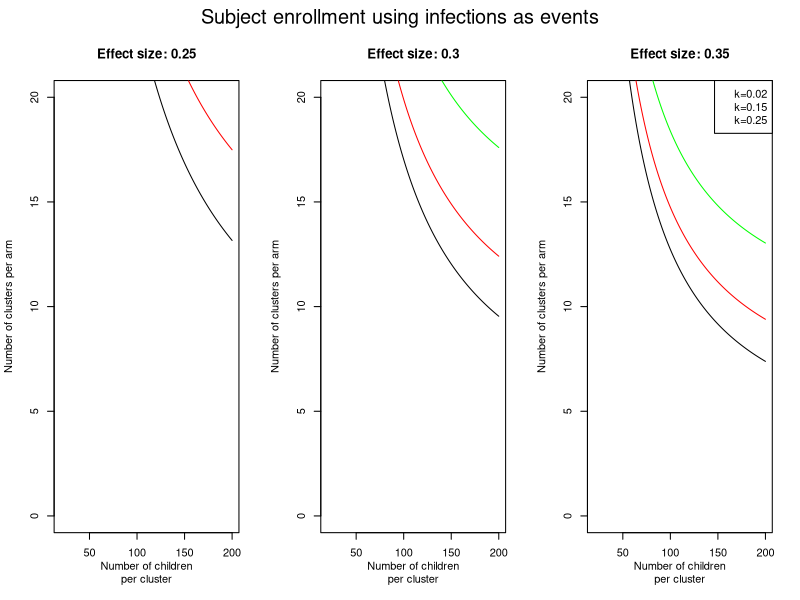
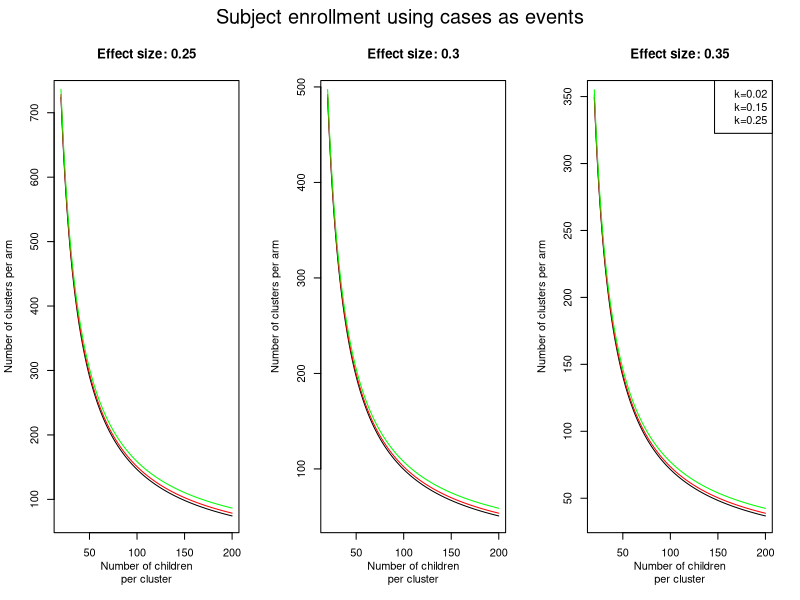

These charts were generated, in order, by the following R code:

# Do power calculation ----------------------------------------------------

run.sscalc <- function(z_a2, z_b, pi_0, treatment_effect, k, nr.percluster) {

  # pi_0 = proportion of population experiencing primary & second infection during trial at baseline
  # pi_a = proportion of population experiencing primary & second infection during trial in intervention group
  # k is between cluster variation coefficient
  
  pi_a <- pi_0 * (1-treatment_effect)
  
  clusters_perarm <- 2 + 
                    (z_a2 + z_b)^2 * 
                    ((pi_0 * (1-pi_0)/nr.percluster) + (pi_a * (1-pi_a)/nr.percluster) + k^2*(pi_0^2 + pi_a^2)) / (pi_0 - pi_a)^2 
  
  #clusters_perarm <- ceiling(clusters_perarm)
  # print(clusters_perarm)
  return(clusters_perarm)
}

cl.perarm.inf <- run.sscalc(z_a2=1.96, z_b=0.84, pi_0=0.091, treatment_effect = 0.3, k=0.15, nr.percluster = 100)
cl.perarm.cases <- run.sscalc(z_a2=1.96, z_b=0.84, pi_0=0.015, treatment_effect = 0.3, k=0.15, nr.percluster = 20:200)

effectsizes <- c(0.25,0.3,0.35)
k_vec <- c(0.02,0.15,0.25)

cl.perarm.inf_k1_e1 <- run.sscalc(z_a2=1.96, z_b=0.84, pi_0=0.091, 
                                  treatment_effect = effectsizes[1], k = k_vec[1], 
                                  nr.percluster = 20:200)
cl.perarm.inf_k2_e1 <- run.sscalc(z_a2=1.96, z_b=0.84, pi_0=0.091, 
                                  treatment_effect = effectsizes[1], k = k_vec[2], 
                                  nr.percluster = 20:200)
cl.perarm.inf_k3_e1 <- run.sscalc(z_a2=1.96, z_b=0.84, pi_0=0.091, 
                                  treatment_effect = effectsizes[1], k = k_vec[3], 
                                  nr.percluster = 20:200)

layout(matrix(1:3, ncol=3, byrow=T))
par(oma=c(0,0,2,0))

plot(x=20:200, y=cl.perarm.inf_k1_e1, type="l", col="black", ylim=c(0,20), 
     xlab="Number of children\nper cluster", ylab="Number of clusters per arm",
     main="Effect size: 0.25")
lines(x=20:200, y=cl.perarm.inf_k2_e1, col="red")
lines(x=20:200, y=cl.perarm.inf_k3_e1, col="green")

cl.perarm.inf_k1_e2 <- run.sscalc(z_a2=1.96, z_b=0.84, pi_0=0.091, 
                                  treatment_effect = effectsizes[2], k = k_vec[1], 
                                  nr.percluster = 20:200)
cl.perarm.inf_k2_e2 <- run.sscalc(z_a2=1.96, z_b=0.84, pi_0=0.091, 
                                  treatment_effect = effectsizes[2], k = k_vec[2], 
                                  nr.percluster = 20:200)
cl.perarm.inf_k3_e2 <- run.sscalc(z_a2=1.96, z_b=0.84, pi_0=0.091, 
                                  treatment_effect = effectsizes[2], k = k_vec[3], 
                                  nr.percluster = 20:200)

plot(x=20:200, y=cl.perarm.inf_k1_e2, type="l", col="black", ylim=c(0,20), 
     xlab="Number of children\nper cluster", ylab="Number of clusters per arm",
     main="Effect size: 0.3")
lines(x=20:200, y=cl.perarm.inf_k2_e2, col="red")
lines(x=20:200, y=cl.perarm.inf_k3_e2, col="green")

cl.perarm.inf_k1_e3 <- run.sscalc(z_a2=1.96, z_b=0.84, pi_0=0.091, 
                                  treatment_effect = effectsizes[3], k = k_vec[1], 
                                  nr.percluster = 20:200)
cl.perarm.inf_k2_e3 <- run.sscalc(z_a2=1.96, z_b=0.84, pi_0=0.091, 
                                  treatment_effect = effectsizes[3], k = k_vec[2], 
                                  nr.percluster = 20:200)
cl.perarm.inf_k3_e3 <- run.sscalc(z_a2=1.96, z_b=0.84, pi_0=0.091, 
                                  treatment_effect = effectsizes[3], k = k_vec[3], 
                                  nr.percluster = 20:200)

plot(x=20:200, y=cl.perarm.inf_k1_e3, type="l", col="black", ylim=c(0,20), 
     xlab="Number of children\nper cluster", ylab="Number of clusters per arm",
     main="Effect size: 0.35")
lines(x=20:200, y=cl.perarm.inf_k2_e3, col="red")
lines(x=20:200, y=cl.perarm.inf_k3_e3, col="green")
legend("topright", legend=c("k=0.02", 
                            "k=0.15",
                            "k=0.25"), col=c("black", "red", "green"))

mtext("Subject enrollment using infections as events", line=0, side=3, outer=TRUE, cex=1.2)

# using cases as events

cl.perarm.case_k1_e1 <- run.sscalc(z_a2=1.96, z_b=0.84, pi_0=0.015, 
                                  treatment_effect = effectsizes[1], k = k_vec[1], 
                                  nr.percluster = 20:200)
cl.perarm.case_k2_e1 <- run.sscalc(z_a2=1.96, z_b=0.84, pi_0=0.015, 
                                  treatment_effect = effectsizes[1], k = k_vec[2], 
                                  nr.percluster = 20:200)
cl.perarm.case_k3_e1 <- run.sscalc(z_a2=1.96, z_b=0.84, pi_0=0.015, 
                                  treatment_effect = effectsizes[1], k = k_vec[3], 
                                  nr.percluster = 20:200)

layout(matrix(1:3, ncol=3, byrow=T))
par(oma=c(0,0,2,0))

plot(x=20:200, y=cl.perarm.case_k1_e1, type="l", col="black", 
     xlab="Number of children\nper cluster", ylab="Number of clusters per arm",
     main="Effect size: 0.25")
lines(x=20:200, y=cl.perarm.case_k2_e1, col="red")
lines(x=20:200, y=cl.perarm.case_k3_e1, col="green")

cl.perarm.case_k1_e2 <- run.sscalc(z_a2=1.96, z_b=0.84, pi_0=0.015, 
                                  treatment_effect = effectsizes[2], k = k_vec[1], 
                                  nr.percluster = 20:200)
cl.perarm.case_k2_e2 <- run.sscalc(z_a2=1.96, z_b=0.84, pi_0=0.015, 
                                  treatment_effect = effectsizes[2], k = k_vec[2], 
                                  nr.percluster = 20:200)
cl.perarm.case_k3_e2 <- run.sscalc(z_a2=1.96, z_b=0.84, pi_0=0.015, 
                                  treatment_effect = effectsizes[2], k = k_vec[3], 
                                  nr.percluster = 20:200)

plot(x=20:200, y=cl.perarm.case_k1_e2, type="l", col="black", 
     xlab="Number of children\nper cluster", ylab="Number of clusters per arm",
     main="Effect size: 0.3")
lines(x=20:200, y=cl.perarm.case_k2_e2, col="red")
lines(x=20:200, y=cl.perarm.case_k3_e2, col="green")

cl.perarm.case_k1_e3 <- run.sscalc(z_a2=1.96, z_b=0.84, pi_0=0.015, 
                                  treatment_effect = effectsizes[3], k = k_vec[1], 
                                  nr.percluster = 20:200)
cl.perarm.case_k2_e3 <- run.sscalc(z_a2=1.96, z_b=0.84, pi_0=0.015, 
                                  treatment_effect = effectsizes[3], k = k_vec[2], 
                                  nr.percluster = 20:200)
cl.perarm.case_k3_e3 <- run.sscalc(z_a2=1.96, z_b=0.84, pi_0=0.015, 
                                  treatment_effect = effectsizes[3], k = k_vec[3], 
                                  nr.percluster = 20:200)

plot(x=20:200, y=cl.perarm.case_k1_e3, type="l", col="black", 
     xlab="Number of children\nper cluster", ylab="Number of clusters per arm",
     main="Effect size: 0.35")
lines(x=20:200, y=cl.perarm.case_k2_e3, col="red")
lines(x=20:200, y=cl.perarm.case_k3_e3, col="green")
legend("topright", legend=c("k=0.02", 
                            "k=0.15",
                            "k=0.25"), col=c("black", "red", "green"))

mtext("Subject enrollment using cases as events", line=0, side=3, outer=TRUE, cex=1.2)






